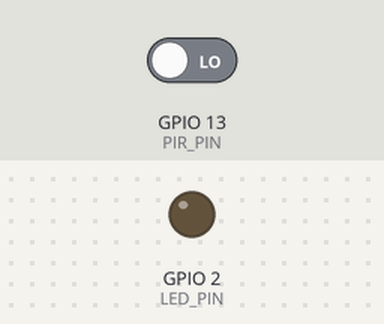
The sketch below on a simulated ESP32. Shown: output pins drawn as LEDs (lit = HIGH). The test bench sets the inputs (shaded band); at power-on: GPIO 13 (PIR_PIN) LOW. WiFi joins after 1.5 s; servers stay silent unless stated; uploads are accepted with an empty reply; the camera gives no picture; what the sketch prints to the serial monitor is not drawn. At 34.1 s the program puts the board to deep sleep or switches it off; the recording ends there.

Above: at 0.05 s.
Timing chart, 0 to 3.0 s (numbered marks = the images above):
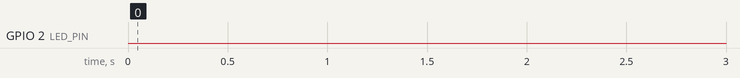

Measured:
- by itself, GPIO 2 (LED_PIN): LOW → HIGH at 31.3 s, → LOW 0.20 s later, → HIGH 0.20 s later, → LOW 0.20 s later, … (6 changes in this stretch)

The sketch:

firmware.ino
```cpp
#include <WiFi.h>
#include <HTTPClient.h>
#include "esp_camera.h"

// ==== Пины подключения камеры OV2640 (стандартное для ESP32-CAM) ====
#define PWDN_GPIO_NUM    -1
#define RESET_GPIO_NUM   -1
#define XCLK_GPIO_NUM    21
#define SIOD_GPIO_NUM    26
#define SIOC_GPIO_NUM    27
#define Y9_GPIO_NUM      35
#define Y8_GPIO_NUM      34
#define Y7_GPIO_NUM      39
#define Y6_GPIO_NUM      36
#define Y5_GPIO_NUM      19
#define Y4_GPIO_NUM      18
#define Y3_GPIO_NUM      5
#define Y2_GPIO_NUM      4
#define VSYNC_GPIO_NUM   25
#define HREF_GPIO_NUM    23
#define PCLK_GPIO_NUM    22

// ==== Пин PIR датчика ====
#define PIR_PIN 13

// ==== Настройки Wi-Fi ====
const char* ssid = "your_ssid";
const char* password = "your_password";

// ==== URL API для отправки снимков (ожидается POST с JPEG в теле) ====
const char* api_url = "http://your-api.com/upload";

// ==== Время блокировки после срабатывания (в секундах) ====
const int LOCK_TIME = 30;

// ==== Время ожидания стабилизации PIR при запуске (сек) ====
const int PIR_STABILIZE_TIME = 30;

// ==== Встроенный светодиод для индикации (GPIO2 на большинстве ESP32) ====
#define LED_PIN 2

// ==== Прототипы функций ====
bool take_send_photo();
void goToSleepWithPIR();
void goToSleepWithTimer(int seconds);
void blinkLED(int times, int delayMs);

void setup() {
  Serial.begin(115200);
  delay(1000); // Даём время на запуск монитора порта

  pinMode(LED_PIN, OUTPUT);
  digitalWrite(LED_PIN, LOW);

  pinMode(PIR_PIN, INPUT_PULLDOWN); // Подтяжка к GND, чтобы избежать дребезга

  Serial.println("Фотоловушка запускается...");

  // Ждём стабилизации PIR (датчик выдаёт ложные срабатывания первые 30-60 секунд)
  Serial.printf("Ожидание стабилизации PIR %d секунд...\n", PIR_STABILIZE_TIME);
  delay(PIR_STABILIZE_TIME * 1000);

  // Инициализация камеры
  camera_config_t config;
  config.ledc_channel = LEDC_CHANNEL_0;
  config.ledc_timer = LEDC_TIMER_0;
  config.pin_d0 = Y2_GPIO_NUM;
  config.pin_d1 = Y3_GPIO_NUM;
  config.pin_d2 = Y4_GPIO_NUM;
  config.pin_d3 = Y5_GPIO_NUM;
  config.pin_d4 = Y6_GPIO_NUM;
  config.pin_d5 = Y7_GPIO_NUM;
  config.pin_d6 = Y8_GPIO_NUM;
  config.pin_d7 = Y9_GPIO_NUM;
  config.pin_xclk = XCLK_GPIO_NUM;
  config.pin_pclk = PCLK_GPIO_NUM;
  config.pin_vsync = VSYNC_GPIO_NUM;
  config.pin_href = HREF_GPIO_NUM;
  config.pin_sscb_sda = SIOD_GPIO_NUM;
  config.pin_sscb_scl = SIOC_GPIO_NUM;
  config.pin_pwdn = PWDN_GPIO_NUM;
  config.pin_reset = RESET_GPIO_NUM;
  config.xclk_freq_hz = 20000000;     // 20 MHz
  config.pixel_format = PIXFORMAT_JPEG; // Съёмка в JPEG
  config.frame_size = FRAMESIZE_SVGA;    // 800x600 (можно изменить)
  config.jpeg_quality = 12;               // Качество JPEG (0-63, меньше = лучше)
  config.fb_count = 1;

  esp_err_t err = esp_camera_init(&config);
  if (err != ESP_OK) {
    Serial.printf("Ошибка инициализации камеры: 0x%x\n", err);
    blinkLED(10, 200); // Аварийная индикация
    delay(5000);
    ESP.restart();
  }

  // Определяем причину пробуждения
  esp_sleep_wakeup_cause_t wakeup_reason = esp_sleep_get_wakeup_cause();

  if (wakeup_reason == ESP_SLEEP_WAKEUP_EXT0) {
    // Проснулись по PIR
    Serial.println("Пробуждение по PIR");
    blinkLED(2, 100);
    if (take_send_photo()) {
      Serial.println("Снимок отправлен");
    } else {
      Serial.println("Ошибка отправки снимка");
    }
    // Уходим в сон с блокировкой
    goToSleepWithTimer(LOCK_TIME);
  }
  else if (wakeup_reason == ESP_SLEEP_WAKEUP_TIMER) {
    // Проснулись по таймеру после блокировки
    Serial.println("Пробуждение по таймеру (блокировка снята)");
    // Переходим в режим ожидания PIR
    goToSleepWithPIR();
  }
  else {
    // Первый запуск (холодный старт)
    Serial.println("Первый запуск, делаем контрольный снимок");
    blinkLED(3, 200);
    if (take_send_photo()) {
      Serial.println("Контрольный снимок отправлен");
    } else {
      Serial.println("Ошибка контрольного снимка");
    }
    // После контрольного снимка переходим в режим ожидания PIR
    goToSleepWithPIR();
  }
}

void loop() {
  // Никогда не выполняется, так как после setup сразу уходим в сон
}

// ===== Функция захвата и отправки фото =====
bool take_send_photo() {
  // Подключение к Wi-Fi
  Serial.print("Подключение к Wi-Fi");
  WiFi.begin(ssid, password);
  int attempts = 0;
  while (WiFi.status() != WL_CONNECTED && attempts < 40) { // ~20 секунд таймаут
    delay(500);
    Serial.print(".");
    attempts++;
  }
  Serial.println();

  if (WiFi.status() != WL_CONNECTED) {
    Serial.println("Не удалось подключиться к Wi-Fi");
    return false;
  }
  Serial.println("WiFi подключен, IP: " + WiFi.localIP().toString());

  // Захват изображения с камеры
  camera_fb_t *fb = esp_camera_fb_get();
  if (!fb) {
    Serial.println("Не удалось захватить кадр");
    return false;
  }
  Serial.printf("Снимок получен, размер: %u байт\n", fb->len);

  // Отправка на API
  HTTPClient http;
  http.begin(api_url);
  http.addHeader("Content-Type", "image/jpeg"); // Сервер должен ожидать JPEG
  http.setTimeout(10000); // Таймаут 10 секунд

  int httpResponseCode = http.POST(fb->buf, fb->len);

  bool success = false;
  if (httpResponseCode > 0) {
    Serial.printf("Ответ сервера: %d\n", httpResponseCode);
    if (httpResponseCode == 200 || httpResponseCode == 201) {
      success = true;
    }
  } else {
    Serial.printf("Ошибка отправки: %s\n", http.errorToString(httpResponseCode).c_str());
  }

  // Освобождение ресурсов
  esp_camera_fb_return(fb);
  http.end();

  // Отключаем Wi-Fi для экономии энергии
  WiFi.disconnect(true);
  WiFi.mode(WIFI_OFF);

  return success;
}

// ===== Уход в сон с пробуждением по PIR (с проверкой текущего состояния) =====
void goToSleepWithPIR() {
  Serial.println("Переход в сон с пробуждением по PIR");

  // Если PIR уже активен (HIGH), то сразу уйдём в сон с таймером на 10 секунд,
  // чтобы избежать ложного пробуждения.
  if (digitalRead(PIR_PIN) == HIGH) {
    Serial.println("PIR активен, уходим в сон с таймером на 10 секунд");
    goToSleepWithTimer(10);
    return;
  }

  // Настраиваем пробуждение по rising edge на пине PIR
  esp_sleep_enable_ext0_wakeup((gpio_num_t)PIR_PIN, 1); // 1 = HIGH
  esp_deep_sleep_start();
}

// ===== Уход в сон на указанное количество секунд (таймер) =====
void goToSleepWithTimer(int seconds) {
  Serial.printf("Переход в сон на %d секунд (блокировка)\n", seconds);
  esp_sleep_enable_timer_wakeup(seconds * 1000000LL); // микросекунды
  esp_deep_sleep_start();
}

// ===== Простая индикация встроенным светодиодом =====
void blinkLED(int times, int delayMs) {
  for (int i = 0; i < times; i++) {
    digitalWrite(LED_PIN, HIGH);
    delay(delayMs);
    digitalWrite(LED_PIN, LOW);
    if (i < times - 1) delay(delayMs);
  }
}
```
